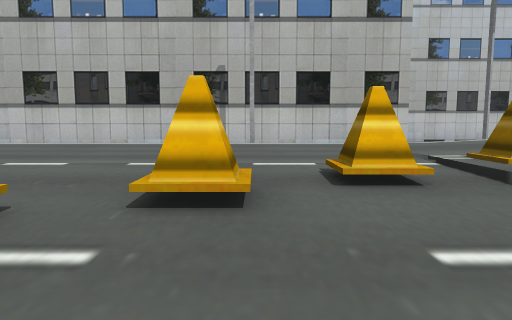
View 1 (above)

17 first-person views from a walk through a scene from a Unity 3-D project. The camera is 1.3 m above the floor, tilts 6° down and sees 70° across. The floor is counted in squares, 2 m on a side. Each view is taken from the middle of a square. On the plan, view 1 faces up. The plan holds only what a view shows up to about 11 squares ahead; the rest is blank. The place goes on beyond the plan.

View 2
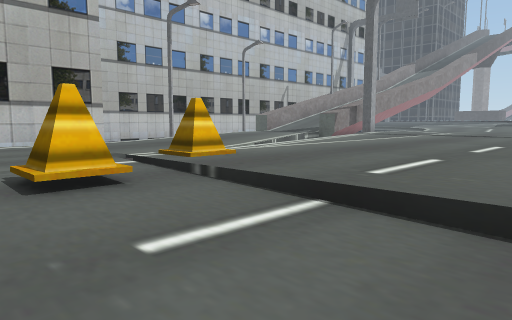

View 3
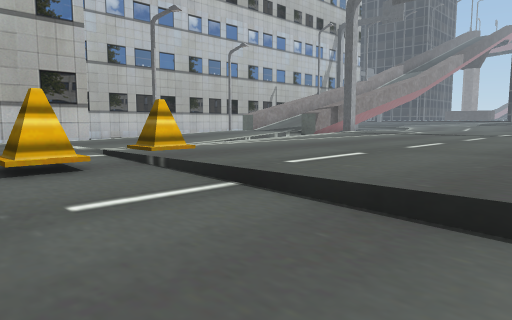

View 4
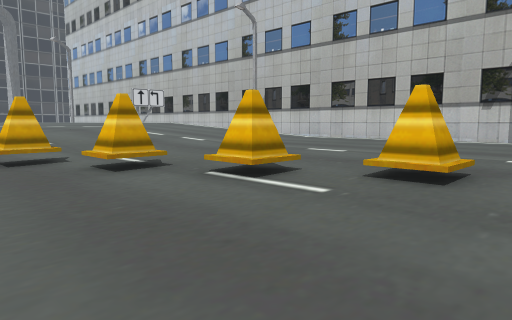

View 5
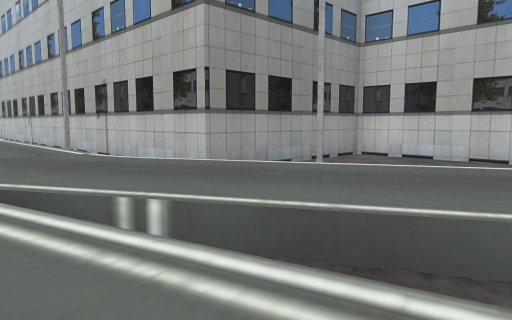

View 6
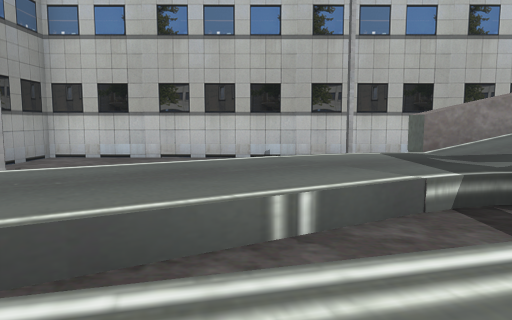

View 7
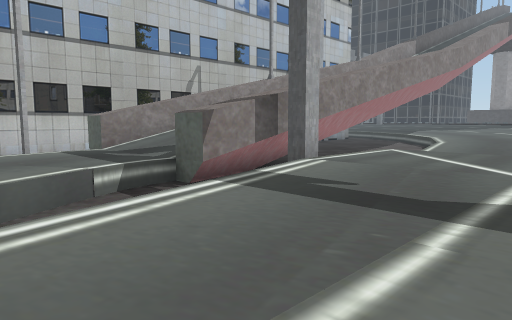

View 8
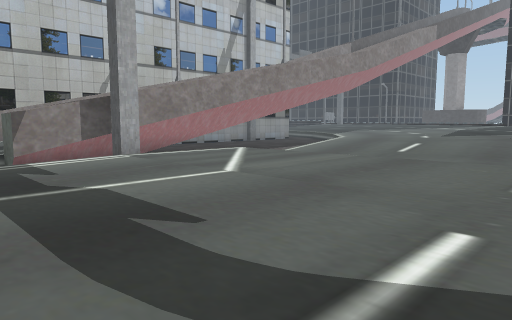

View 9
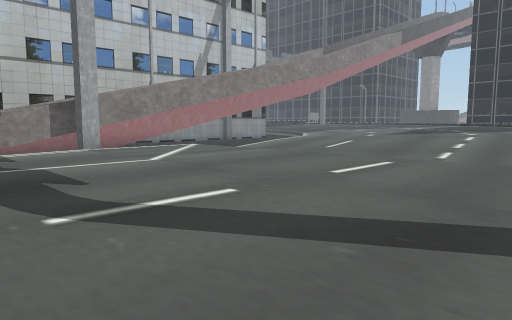

View 10
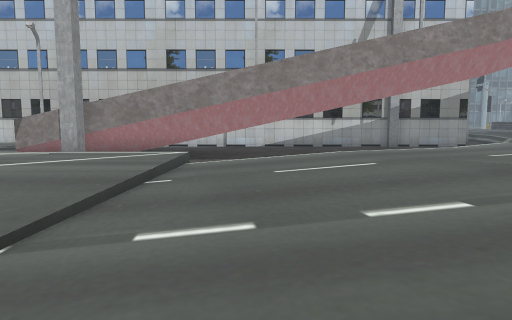

View 11
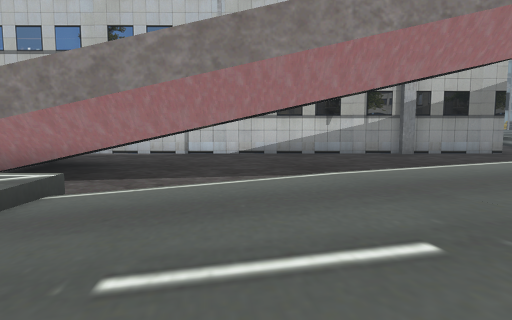

View 12
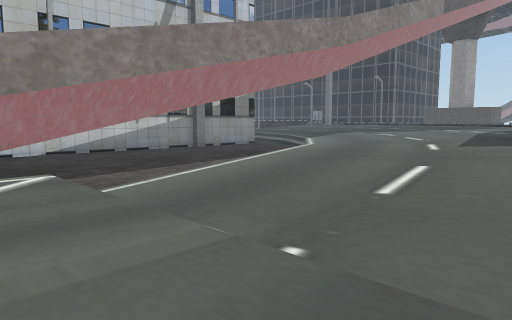

View 13
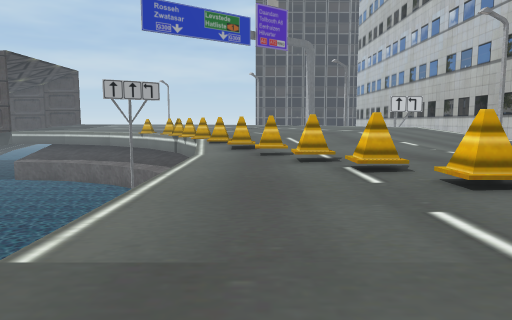

View 14
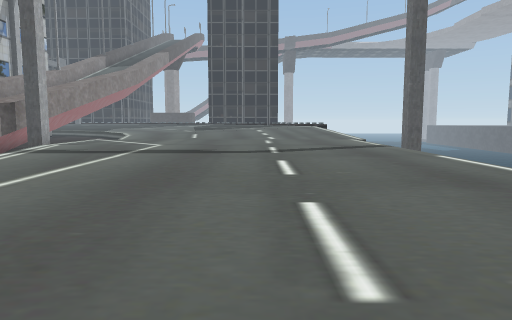

View 15
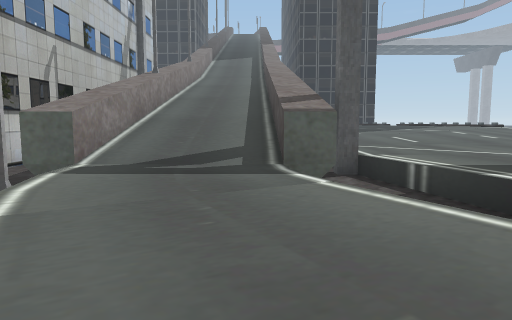

View 16
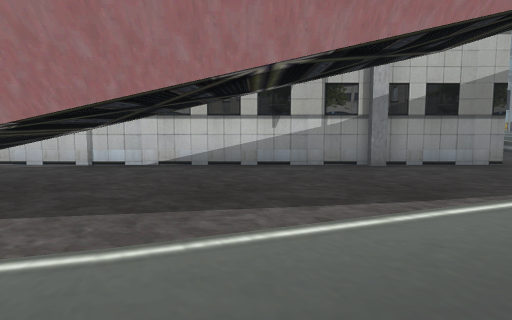

View 17
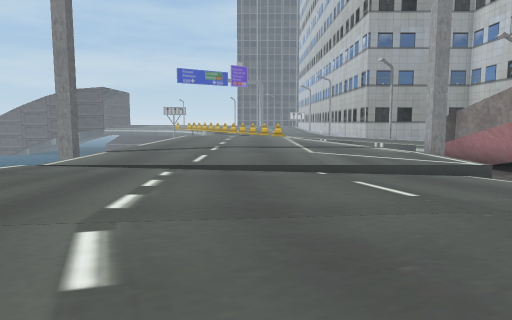

### Floor plan
Key: @ floor where view 1 was taken; # wall or solid block; . main floor; : floor 0.25 m higher than the main floor; - floor 0.25 m lower than the main floor; + floor 0.5 m higher than the main floor; * floor 0.75 m higher than the main floor; _ floor 0.75 m lower than the main floor; / step, stairs or slope; = window, fence, low wall or low ledge; v drop or lower ground.
Columns run from 7 left of view 1 to 28 right of it. Each row starts with its distance up from view 1.
 16            #########################
 15            #_____     ______________
 14            #___      _______________
 13            #_      #/######_________
 12            #     //..//////________
 11            #   //....//////_______/
 10           ## _=......///###_______:
  9 ########## __......vv####______//::
  8  _________.......vvvvv##___//=:::::
  7  ..............vvvvv......-//::::::+
  6 :............vvv..........-//:::++++
  5 :.......... ..............-///++++++
  4 ........#.#................///+++
  3 ....../#/..................///+++*
  2 .----#----.................///+**
  1 .-/#/-----.................////*
  0 #-#----@--.................///
 -1 /---------.     ..........://
 -2 vvvvvvvvvv       vvvvvvvvvv

Where each view was taken, in squares from view 1:
view 1: 0 up, 0 right, facing up
view 2: 0 up, 0 right, facing up-right
view 3: 1 down, 0 right, facing up-right
view 4: 1 down, 1 right, facing up-left
view 5: 5 up, 10 right, facing up-left
view 6: 5 up, 10 right, facing up
view 7: 4 up, 10 right, facing up-right
view 8: 1 up, 12 right, facing up-right
view 9: 1 down, 12 right, facing up-right
view 10: 1 down, 20 right, facing up
view 11: 3 up, 21 right, facing up
view 12: 3 up, 17 right, facing up-right
view 13: 0 up, 4 right, facing left
view 14: 2 up, 5 right, facing right
view 15: 10 up, 8 right, facing right
view 16: 6 up, 23 right, facing up
view 17: 3 up, 26 right, facing left
